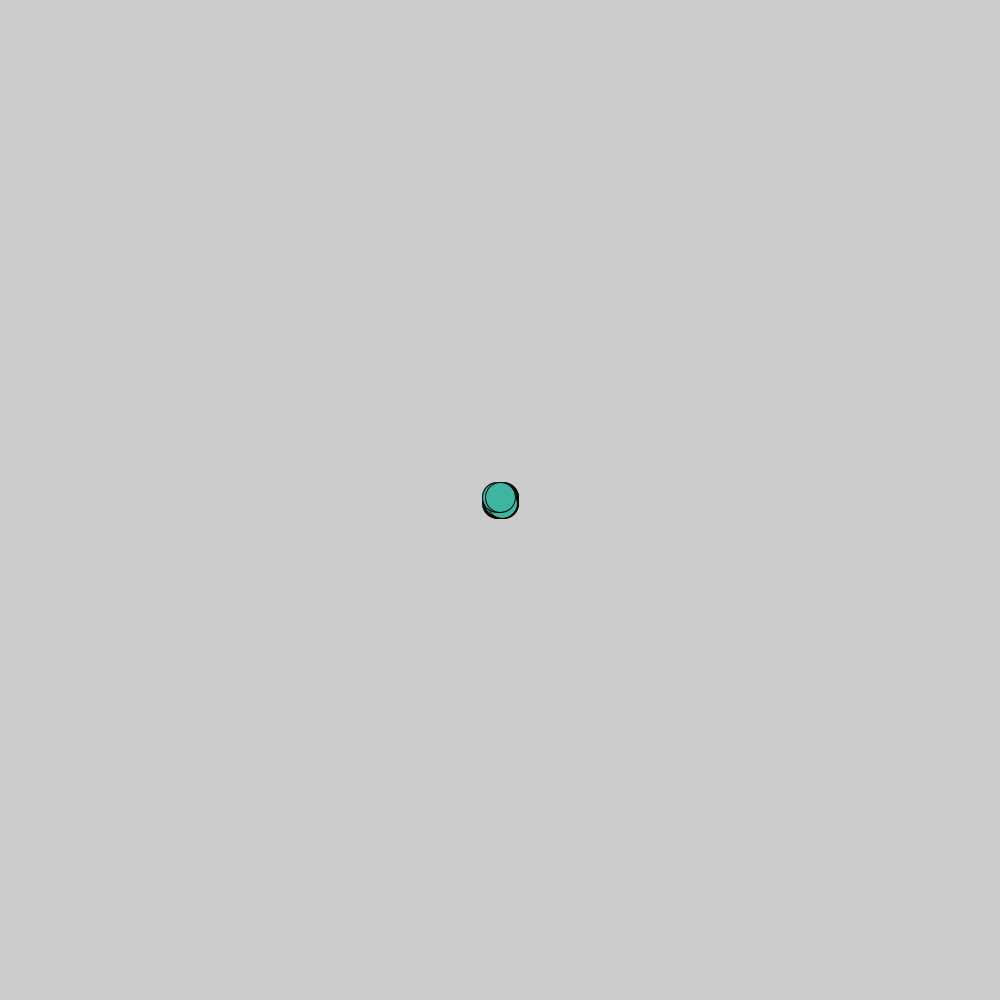
Frame 1 (no input)
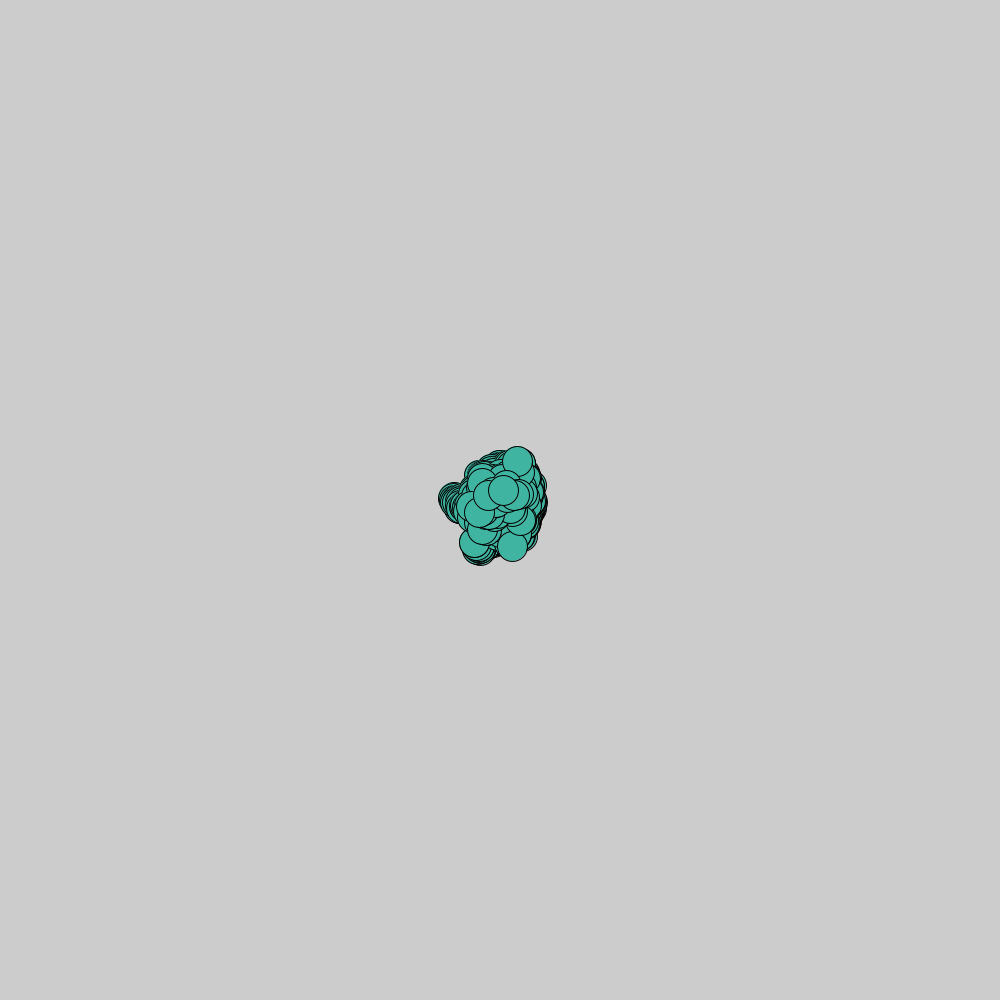
Frame 60 (the mouse pressed at the canvas centre just before this capture)
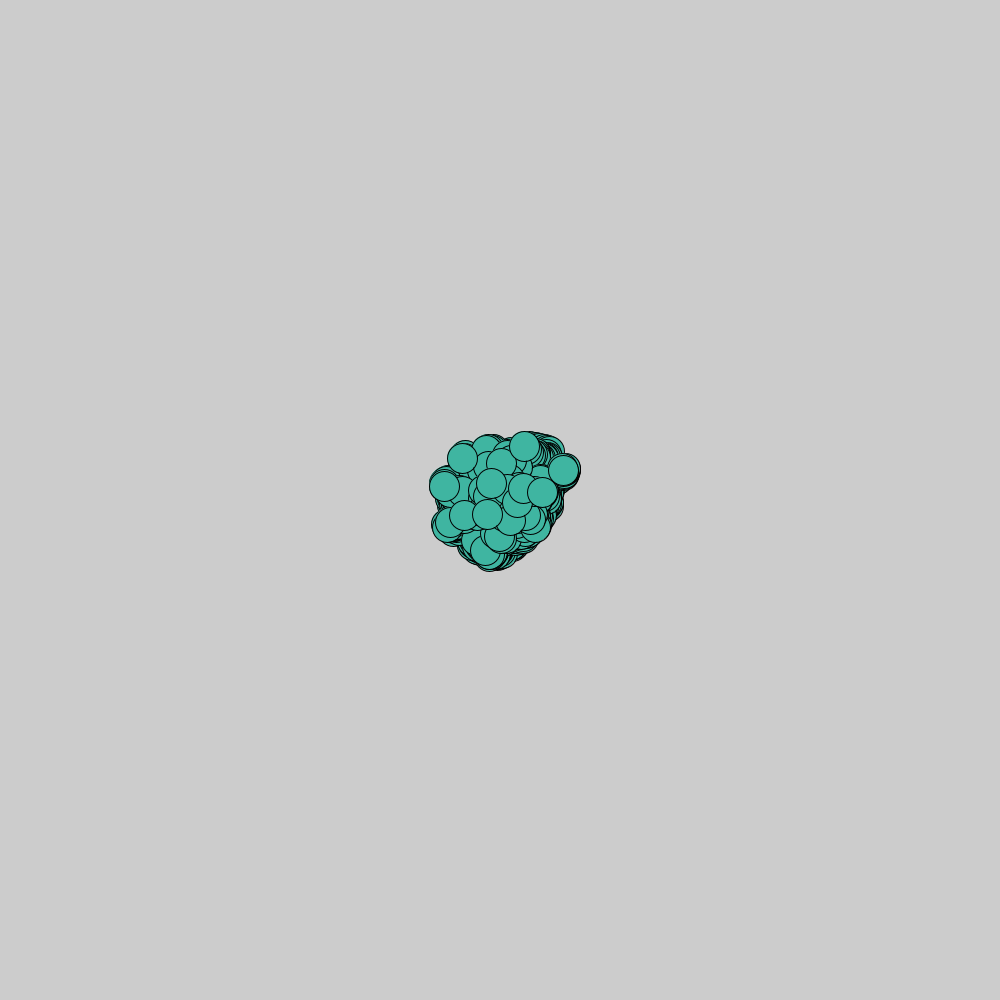
Frame 120 (the mouse held since frame 60 and released just before this capture)

The Processing sketch that drew these frames (run headless with seeded random() and noise(); from frame 60 on, the mouse is pressed at the canvas centre):

// Processing sketch: WalkerProgram
// ── WalkerProgram.pde
Walker [] usainSlow;
void setup()
{
  size(1000,1000);
  usainSlow = new Walker [100];
  for (int i = 0; i < 100; i++ ){
    usainSlow[i] = new Walker ();
  }
}
void draw()
{
  fill(63, 181, 161);
  clear();
  for (int i = 0; i < 100; i++ ){
  usainSlow[i].walk();
  usainSlow[i].show();
  }
}

// ── Walker.pde
class Walker
{
  int myX, myY;
  Walker()
  {
    myX = myY = 500;
  }
  void walk()
  {
    myX = myX + (int)(Math.random()*7)-3;
    myY = myY + (int)(Math.random()*7)-3;
  }
  void show()
  {
    ellipse(myX,myY,30,30);
  }
}
